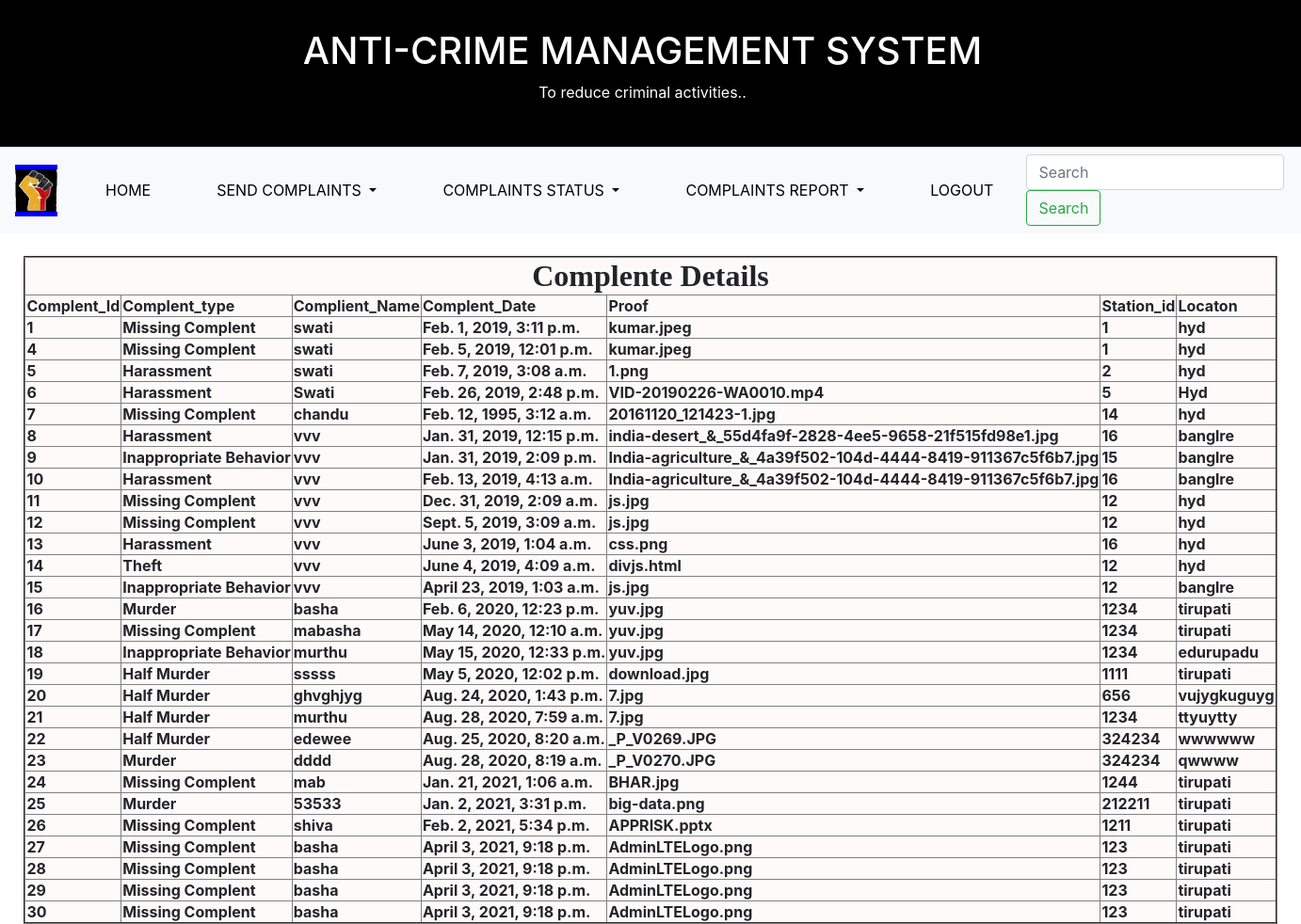
Page /viewcomplients/ on the committed database.
### app/models.py (models this page shows)
class Complent(models.Model):
    complent_id=models.AutoField(primary_key=True)
    complent_type=models.CharField(max_length=20)
    complient_name=models.CharField(max_length=30)
    date_of_complent=models.DateTimeField()
    description=models.CharField(max_length=500)
    proof=models.FileField(upload_to="media/")
    station_id=models.IntegerField()
    location=models.CharField(max_length=50)

### templates/viewcomplent.html (shortened to what this page needs)
{% load staticfiles %}
<doctype html>
<html lang="en">
  <head>
    <link rel="stylesheet" href="https://stackpath.bootstrapcdn.com/bootstrap/4.3.1/css/bootstrap.min.css">
   </head>
  <body>
{% load staticfiles %}
<link rel="stylesheet" href="{% static 'css/nav.css' %}">
{% include 'menuCitizen.html' %}<center> <br>
<table align="centre" bgcolor="#fffafa" border="2">
 <tr>
        <th colspan="10"><center><font size="6" face="Arial Black">
           Complente Details</font></center>
        </th>
    <tr>
        <th>Complent_Id</th>
        <th>Complent_type</th>
        <th>Complient_Name</th>
        <th>Complent_Date</th>
        <th>Proof</th>
        <th>Station_id</th>
        <th>Locaton</th>
        </tr>
    {%  for x in object_list %}
    <tr>
        <th>{{ x.complent_id }}</th>
        <th>{{ x.complent_type }}</th>
        <th>{{ x.complient_name }}</th>
        <th>{{ x.date_of_complent }}</th>
        <th>{{ x.proof }}</th>
        <th>{{ x.station_id }}</th>
        <th>{{ x.location }}</th>
        </tr>
    {% endfor %}
</table></center>
</body>
</html></doctype>

### app/static/css/nav.css (style rules this page uses)
body { background-color: rgba(225, 225, 225, 0.37); }

### templates/menuCitizen.html (style rules this page uses)
body { background: url(https://images.unsplash.com/photo-1556155092-490a1ba16284?ixid=MXwxMjA3fDB8MHxwaG90by1wYWdlfHx8fGVufDB8fHw%3D&ixlib=rb-1.2.1&auto=format&fit=crop&w=1050&q=80); background-repeat: no-repeat; background-size: cover; }

### rows in the picture
Complent: complent_id "1", complent_type "Missing Complent", complient_name "swati", date_of_complent "Feb. 1, 2019, 3:11 p.m.", proof "kumar.jpeg", station_id "1", location "hyd"
Complent: complent_id "4", complent_type "Missing Complent", complient_name "swati", date_of_complent "Feb. 5, 2019, 12:01 p.m.", proof "kumar.jpeg", station_id "1", location "hyd"
Complent: complent_id "5", complent_type "Harassment", complient_name "swati", date_of_complent "Feb. 7, 2019, 3:08 a.m.", proof "1.png", station_id "2", location "hyd"
Complent: complent_id "6", complent_type "Harassment", complient_name "Swati", date_of_complent "Feb. 26, 2019, 2:48 p.m.", proof "VID-20190226-WA0010.mp4", station_id "5", location "Hyd"
Complent: complent_id "7", complent_type "Missing Complent", complient_name "chandu", date_of_complent "Feb. 12, 1995, 3:12 a.m.", proof "20161120_121423-1.jpg", station_id "14", location "hyd"
Complent: complent_id "8", complent_type "Harassment", complient_name "vvv", date_of_complent "Jan. 31, 2019, 12:15 p.m.", proof "india-desert_&_55d4fa9f-2828-4ee5-9658-21f515fd98e1.jpg", station_id "16", location "banglre"
Complent: complent_id "9", complent_type "Inappropriate Behavior", complient_name "vvv", date_of_complent "Jan. 31, 2019, 2:09 p.m.", proof "India-agriculture_&_4a39f502-104d-4444-8419-911367c5f6b7.jpg", station_id "15", location "banglre"
Complent: complent_id "10", complent_type "Harassment", complient_name "vvv", date_of_complent "Feb. 13, 2019, 4:13 a.m.", proof "India-agriculture_&_4a39f502-104d-4444-8419-911367c5f6b7.jpg", station_id "16", location "banglre"
Complent: complent_id "11", complent_type "Missing Complent", complient_name "vvv", date_of_complent "Dec. 31, 2019, 2:09 a.m.", proof "js.jpg", station_id "12", location "hyd"
Complent: complent_id "12", complent_type "Missing Complent", complient_name "vvv", date_of_complent "Sept. 5, 2019, 3:09 a.m.", proof "js.jpg", station_id "12", location "hyd"
Complent: complent_id "13", complent_type "Harassment", complient_name "vvv", date_of_complent "June 3, 2019, 1:04 a.m.", proof "css.png", station_id "16", location "hyd"
Complent: complent_id "14", complent_type "Theft", complient_name "vvv", date_of_complent "June 4, 2019, 4:09 a.m.", proof "divjs.html", station_id "12", location "hyd"
Complent: complent_id "15", complent_type "Inappropriate Behavior", complient_name "vvv", date_of_complent "April 23, 2019, 1:03 a.m.", proof "js.jpg", station_id "12", location "banglre"
Complent: complent_id "16", complent_type "Murder", complient_name "basha", date_of_complent "Feb. 6, 2020, 12:23 p.m.", proof "yuv.jpg", station_id "1234", location "tirupati"
Complent: complent_id "17", complent_type "Missing Complent", complient_name "mabasha", date_of_complent "May 14, 2020, 12:10 a.m.", proof "yuv.jpg", station_id "1234", location "tirupati"
Complent: complent_id "18", complent_type "Inappropriate Behavior", complient_name "murthu", date_of_complent "May 15, 2020, 12:33 p.m.", proof "yuv.jpg", station_id "1234", location "edurupadu"
Complent: complent_id "19", complent_type "Half Murder", complient_name "sssss", date_of_complent "May 5, 2020, 12:02 p.m.", proof "download.jpg", station_id "1111", location "tirupati"
Complent: complent_id "20", complent_type "Half Murder", complient_name "ghvghjyg", date_of_complent "Aug. 24, 2020, 1:43 p.m.", proof "7.jpg", station_id "656", location "vujygkuguyg"
Complent: complent_id "21", complent_type "Half Murder", complient_name "murthu", date_of_complent "Aug. 28, 2020, 7:59 a.m.", proof "7.jpg", station_id "1234", location "ttyuytty"
Complent: complent_id "22", complent_type "Half Murder", complient_name "edewee", date_of_complent "Aug. 25, 2020, 8:20 a.m.", proof "_P_V0269.JPG", station_id "324234", location "wwwwww"
Complent: complent_id "23", complent_type "Murder", complient_name "dddd", date_of_complent "Aug. 28, 2020, 8:19 a.m.", proof "_P_V0270.JPG", station_id "324234", location "qwwww"
Complent: complent_id "24", complent_type "Missing Complent", complient_name "mab", date_of_complent "Jan. 21, 2021, 1:06 a.m.", proof "BHAR.jpg", station_id "1244", location "tirupati"
Complent: complent_id "25", complent_type "Murder", complient_name "53533", date_of_complent "Jan. 2, 2021, 3:31 p.m.", proof "big-data.png", station_id "212211", location "tirupati"
Complent: complent_id "26", complent_type "Missing Complent", complient_name "shiva", date_of_complent "Feb. 2, 2021, 5:34 p.m.", proof "APPRISK.pptx", station_id "1211", location "tirupati"
Complent: complent_id "27", complent_type "Missing Complent", complient_name "basha", date_of_complent "April 3, 2021, 9:18 p.m.", proof "AdminLTELogo.png", station_id "123", location "tirupati"
Complent: complent_id "28", complent_type "Missing Complent", complient_name "basha", date_of_complent "April 3, 2021, 9:18 p.m.", proof "AdminLTELogo.png", station_id "123", location "tirupati"
Complent: complent_id "29", complent_type "Missing Complent", complient_name "basha", date_of_complent "April 3, 2021, 9:18 p.m.", proof "AdminLTELogo.png", station_id "123", location "tirupati"
Complent: complent_id "30", complent_type "Missing Complent", complient_name "basha", date_of_complent "April 3, 2021, 9:18 p.m.", proof "AdminLTELogo.png", station_id "123", location "tirupati"
